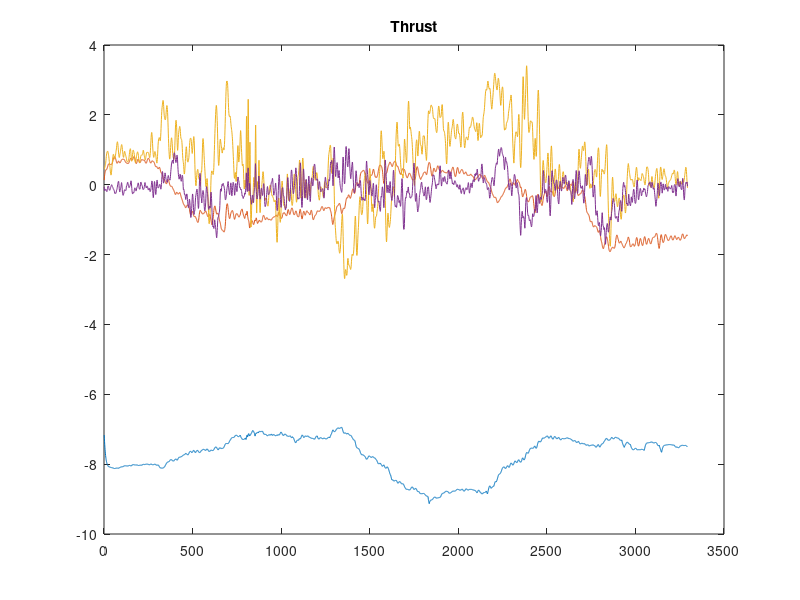
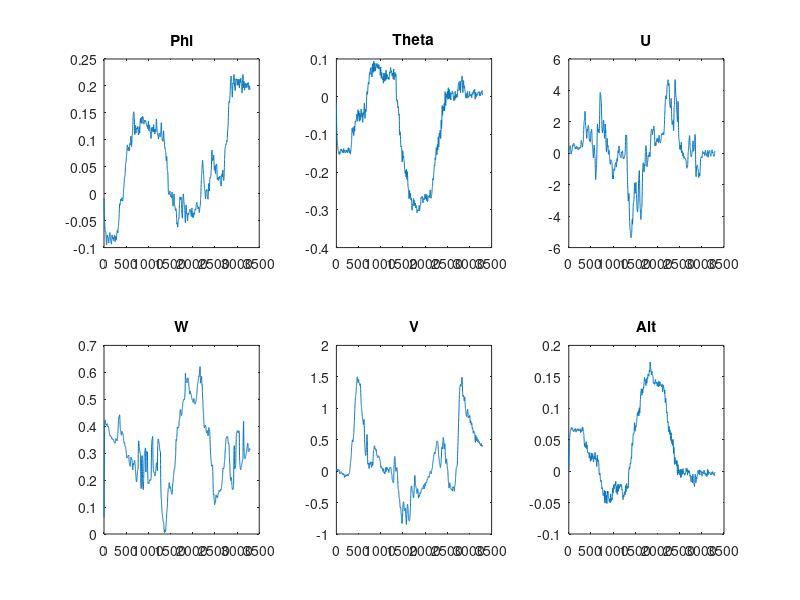

The MATLAB script that drew these images, in order: (Note: this script raises an error after producing the figures.)
%% Homework 6
% by Jackson Cox, Will Wu
clc, close all;

% %% Extract ground pressure
% load('Flight.mat');
% ground_pressure = rt_pressure.signals.values; % pascals
% g = 9.8; % acceleration due to gravity m/s^2
% M = 0.0289644; % molar mass of air in kg/mol
% R = 8.31432; % universal gas constant Nm/mol/k
% p0 = 101325; % Pa standard pressure
% 
% T =288.15;  % Assumed temperature in kelvin
% K =-g*M/R/T;
% z_hypsometric =@(P) 1/K.*log(P./p0);
% ground_alt = mean(z_hypsometric(ground_pressure));
% 
% 
% %% Declare constants
% 
% f_s = 200; %Hz
% T_s = 1/f_s;
% 
% %Fudge Factor: (can be calculated from measuring optical flow)
% ff = 1.1;
%% Parsing Collected Data 
load('RSdata.mat');
% Controls
figure;
plot(rt_test_mixer.signals.values);
title('Thrust');



figure;
subplot(2,3,1);
plot(rt_phi_est.signals.values);
title('Phi');
subplot(2,3,2);
plot(rt_theta_est.signals.values);
title('Theta');
subplot(2,3,3);
plot(rt_u_est.signals.values);
title('U');
subplot(2,3,4);
plot(rt_w_est.signals.values);
title('W');
subplot(2,3,5);
plot(rt_v_est.signals.values);
title('V');
subplot(2,3,6);
plot(rt_alt_est.signals.values);
title('Alt');
sgtitle('States');

%% Function declarations


